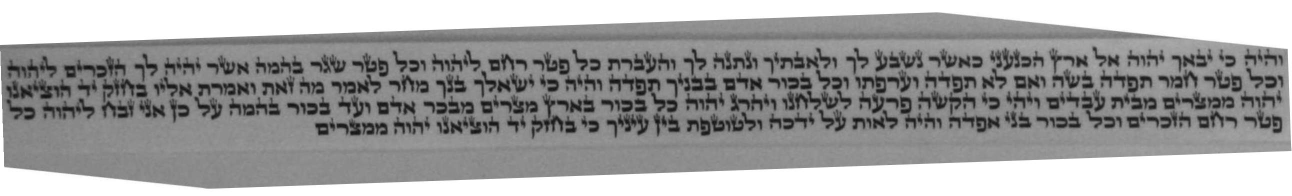
#> input picture StamStam-BE/images/006.jpg, 2583 x 392 px (shown at 1/2 size)
$ python -i first_processing.py   (imports and definitions only)   (older library calls are emulated)
#> lines starting #> are read from the running program, lines starting #| are printed output that depends on the picture; after the words box and inside, x2 and y2 are one past the last pixel; in counts of white or black regions, pixels touching at a corner belong together
#> further down, picture is the input picture: shape (392, 2583, 3); min 11, max 255, mean 159.9

import cv2
import numpy as np
import imutils


from collections import namedtuple
BLevel = namedtuple("BLevel", ['brange', 'bval'])

#all possible levels
_blevels = [
    BLevel(brange=range(0, 24), bval=0),
    BLevel(brange=range(23, 47), bval=1),
    BLevel(brange=range(46, 70), bval=2),
    BLevel(brange=range(69, 93), bval=3),
    BLevel(brange=range(92, 116), bval=4),
    BLevel(brange=range(115, 140), bval=5),
    BLevel(brange=range(139, 163), bval=6),
    BLevel(brange=range(162, 186), bval=7),
    BLevel(brange=range(185, 209), bval=8),
    BLevel(brange=range(208, 232), bval=9),
    BLevel(brange=range(231, 256), bval=10),
]


def detect_level(frame):
    hsv = cv2.cvtColor(frame, cv2.COLOR_BGR2HSV)
#> hsv: shape (392, 2583, 3); mean H, S, V 0, 0, 159.9
    _, _, v = cv2.split(hsv)
    h_val = int(np.average(v.flatten()))
#> h_val = 159

    for blevel in _blevels:
       if h_val in blevel.brange:
           return blevel.bval
    raise ValueError("Brightness Level Out of Range")

def increase_brightness(img, value=30):
    hsv = cv2.cvtColor(img, cv2.COLOR_BGR2HSV)
    h, s, v = cv2.split(hsv)

    lim = 255 - value
    v[v > lim] = 255
    v[v <= lim] += value

    final_hsv = cv2.merge((h, s, v))
    img = cv2.cvtColor(final_hsv, cv2.COLOR_HSV2BGR)
    return img


def resize(img):
    print('Original Dimensions : ', img.shape)
    scale_percent = 850/img.shape[0]
    width = int(img.shape[1] * scale_percent)
    height = int(img.shape[0] * scale_percent)
    dim = (width, height)
    resized = cv2.resize(img, dim, interpolation=cv2.INTER_AREA)
    print('reaized : ', resized.shape)
    #cv2.imshow('mask2', resized)
    #cv2.waitKey(0)
    #cv2.destroyAllWindows()

    return resized


def adjust_gamma(image, gamma=1.0):
    # build a lookup table mapping the pixel values [0, 255] to
    # their adjusted gamma values
    invGamma = 1.0 / gamma
    table = np.array([((i / 255.0) ** invGamma) * 255
                      for i in np.arange(0, 256)]).astype("uint8")

    # apply gamma correction using the lookup table
    return cv2.LUT(image, table)


def get_contour(frame,erose=False,dilate=False,gshow=False,name=None):

    # [8 lines of commented-out code are left out]


    level = detect_level(frame)
#> level = 6
    if level<=5:
        #frame = increase_brightness(frame)
        frame = adjust_gamma(frame,1.3)
    elif level>=8:
        frame = adjust_gamma(frame, 0.7)

    hsv = cv2.cvtColor(frame, cv2.COLOR_BGR2HSV)


    lower_black = np.array([-20, -20, -50])
    upper_black = np.array([190, 280, 90])
    # Threshold the HSV image to get only black colors
    mask = cv2.inRange(hsv, lower_black, upper_black)
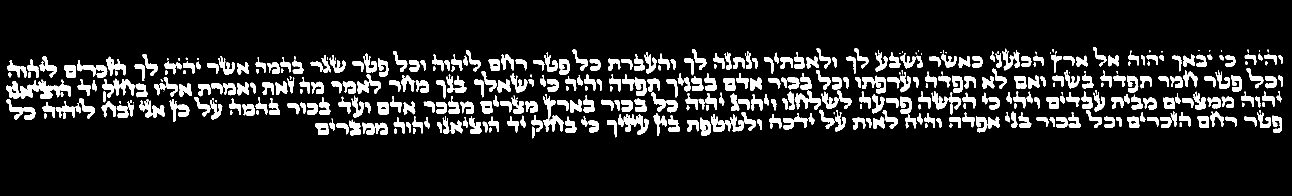
#> mask: shape (392, 2583) (shown at 1/2 size); 11.8% white; 462 white regions (56 under 20 px)

    res = cv2.bitwise_and(frame, frame, mask=mask)
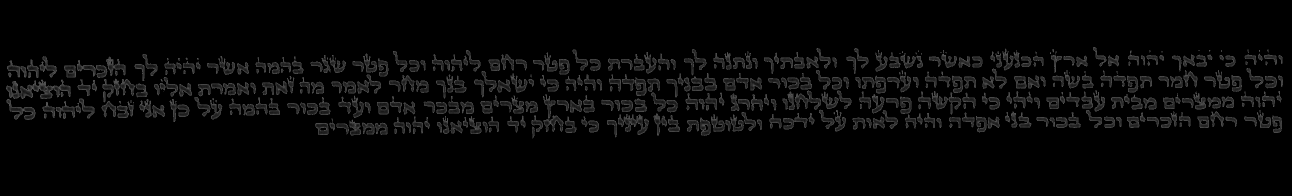
#> res: shape (392, 2583, 3) (shown at 1/2 size); min 0, max 90, mean 6.6
    if erose:
        kernel = np.ones((3, 3), np.uint8)
        erosion = cv2.erode(mask, kernel, iterations=2)
    elif dilate:
        kernel = np.ones((3, 3), np.uint8)
        erosion = cv2.dilate(mask, kernel, iterations=2)
    else:
        erosion = mask

    # [8 lines of commented-out code are left out]
    if imutils.is_cv2() or imutils.is_cv4():
        contours, hierarchy = cv2.findContours(erosion.copy(), cv2.RETR_EXTERNAL, cv2.CHAIN_APPROX_NONE)
#> contours = 462 contours, 60 with area under 20; largest, box (x1, y1, x2, y2) and area: (40, 159, 142, 198) 1658, (1236, 228, 1298, 270) 1006, (1086, 188, 1127, 264) 894, (13, 198, 71, 240) 804, (212, 113, 251, 152) 566
    elif imutils.is_cv3():
        aaa, contours, hierarchy = cv2.findContours(erosion.copy(), cv2.RETR_EXTERNAL, cv2.CHAIN_APPROX_NONE)
    #print('len: ', len(contours))
    mask = np.zeros(frame.shape, dtype=np.uint8)

    win_name = "rects_{}".format(name)
    if gshow:
        #cv2.namedWindow("mask2", cv2.WINDOW_NORMAL)
        cv2.namedWindow(win_name, cv2.WINDOW_NORMAL)
    final_countours=[]
    for idx in range(len(contours)):
        x, y, w, h = cv2.boundingRect(contours[idx])
        mask[y:y + h, x:x + w] = 0
        cv2.drawContours(mask, contours, idx, (255, 255, 255), -1)
        # r = float(cv2.countNonZero(mask[y:y + h, x:x + w])) / (w * h)

        if w > 5 and h > 8 and w < 1000:
            #print("width: {} - hight {}". format(w, h))
            cv2.rectangle(frame, (x, y), (x + w - 1, y + h - 1), (0, 255, 0), 2)
            final_countours.append(contours[idx])
#> this loop made 462 passes
#> (x, y, w, h) on passes 1 to 3: (789, 257, 5, 11), (826, 256, 5, 12), (978, 255, 5, 10)
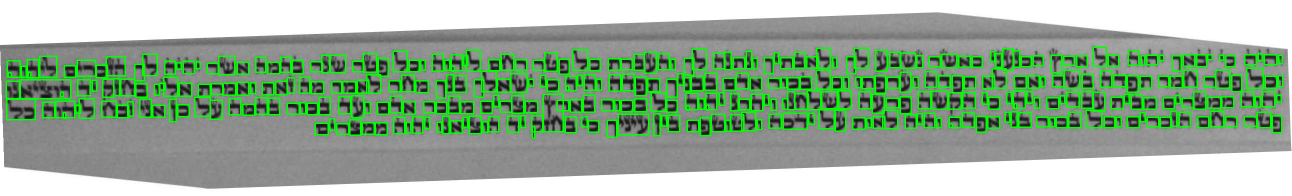
#> frame: shape (392, 2583, 3) (shown at 1/2 size); 9.92% of pixels changed, all inside (x1, y1, x2, y2) = (11, 93, 2567, 278)
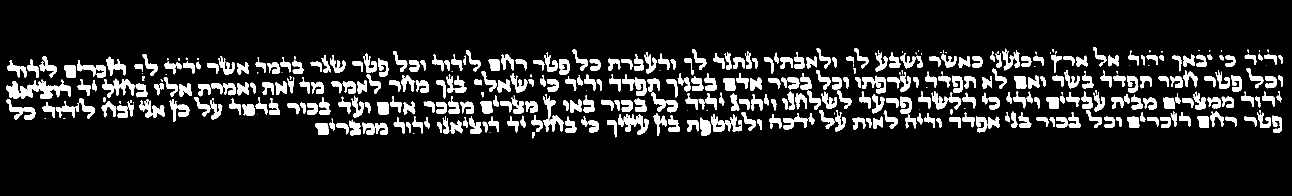
#> mask: shape (392, 2583, 3) (shown at 1/2 size); 11.6% white; 436 white regions (69 under 20 px)
#> after the loop, final_countours = 371 contours; largest, box (x1, y1, x2, y2) and area: (40, 159, 142, 198) 1658, (1236, 228, 1298, 270) 1006, (1086, 188, 1127, 264) 894, (13, 198, 71, 240) 804, (212, 113, 251, 152) 566

            #cv2.imshow('rects', frame)
            #cv2.imshow('mask2', mask)
            #cv2.waitKey(0)

    if gshow:
        #cv2.imshow('mask2', mask)
        cv2.imshow(win_name, frame)
        #cv2.imwrite('rects2.png', frame)
        cv2.waitKey(0)
        cv2.destroyAllWindows()
    return final_countours

>>> import cv2
>>> picture = cv2.imread('images/006.jpg')
>>> result = get_contour(picture)
#> result has the same summary as final_countours in get_contour

$ run again, on StamStam-BE/images/008.jpg
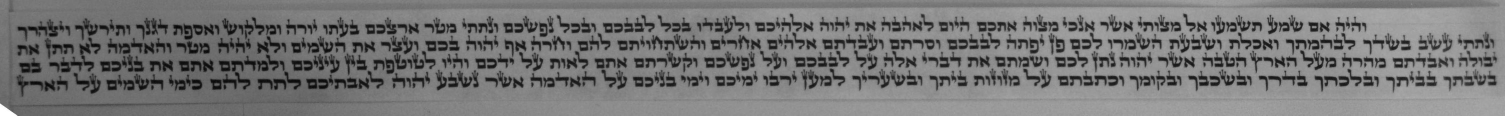
#> input picture StamStam-BE/images/008.jpg, 4514 x 347 px (shown at 1/3 size)
#> picture is the input picture: shape (347, 4514, 3); min 1, max 255, mean 117.3
#> h_val = 117
#> level = 5
#> contours = 839 contours, 268 with area under 20; largest, box (x1, y1, x2, y2) and area: (656, 182, 691, 214) 816, (631, 237, 664, 269) 810, (58, 189, 92, 219) 778, (403, 222, 448, 272) 762, (320, 240, 350, 271) 755
#> the loop in get_contour, `for idx in range(len(contours)):` made 839 passes
#> (x, y, w, h) on passes 1 to 3: (34, 332, 1, 1), (314, 314, 1, 1), (173, 259, 6, 12)
#> after the loop in get_contour, `for idx in range(len(contours)):`:
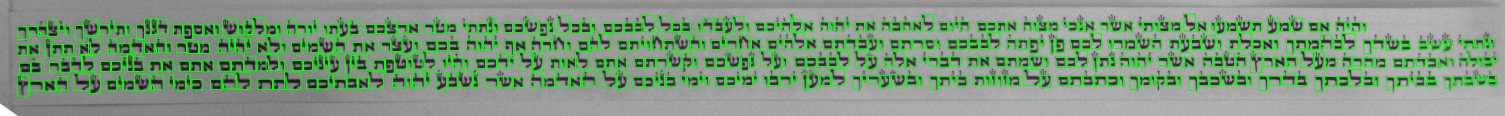
#> frame: shape (347, 4514, 3) (shown at 1/3 size); mean B, G, R 124.8, 153.2, 124.8
#> after the loop in get_contour, `for idx in range(len(contours)):`:
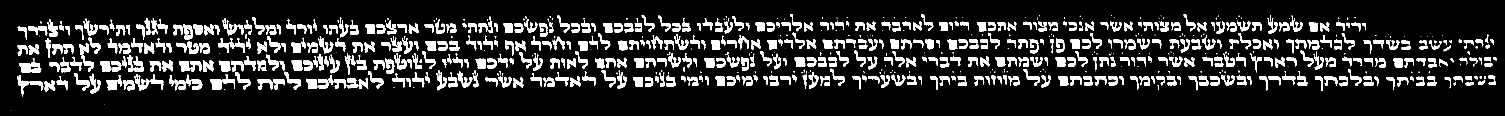
#> mask: shape (347, 4514, 3) (shown at 1/3 size); 13.8% white; 808 white regions (261 under 20 px)
#> after the loop in get_contour, `for idx in range(len(contours)):`: final_countours = 553 contours; largest, box (x1, y1, x2, y2) and area: (656, 182, 691, 214) 816, (631, 237, 664, 269) 810, (58, 189, 92, 219) 778, (403, 222, 448, 272) 762, (320, 240, 350, 271) 755
#> result has the same summary as final_countours in get_contour
